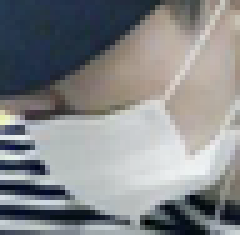
#> input picture data/crops/mask_weared_incorrect/maksssksksss112_0.png, 48 x 47 px (shown 5 times larger); its folder holds only this picture in this run; the run also reads 1 picture not shown here
$ jupyter execute --allow-errors EDA.ipynb   (older library calls are emulated)
#> lines starting #> are read from the running program, lines starting #| are printed output that depends on the picture
[cell 1]
from pathlib import Path
import xml.etree.ElementTree as ET

import cv2
import matplotlib.pyplot as plt
from PIL import Image
from collections import Counter
import numpy as np

[cell 2]
DATA_DIR = Path("data")  # Change if needed

IMAGE_DIR = DATA_DIR / "images"
ANNOTATION_DIR = DATA_DIR / "annotations"

[cell 3]
image_files = sorted(IMAGE_DIR.glob("*.png"))
xml_files = sorted(ANNOTATION_DIR.glob("*.xml"))

print(f"Number of images: {len(image_files)}")
print(f"Number of annotations: {len(xml_files)}")

[cell 4]
class_counter = Counter()

for xml_file in xml_files:
    tree = ET.parse(xml_file)
    root = tree.getroot()

    for obj in root.findall("object"):
        label = obj.find("name").text
        class_counter[label] += 1

print("Class distribution:")
for label, count in class_counter.items():
    print(f"{label}: {count}")

[cell 5]
widths = []
heights = []

for image_path in image_files:
    with Image.open(image_path) as img:
        w, h = img.size
        widths.append(w)
        heights.append(h)

#> (the rest of this cell did not finish here and is left out)

[cell 6]
num_faces = []

for xml_file in xml_files:
    tree = ET.parse(xml_file)
    root = tree.getroot()

    faces = len(root.findall("object"))
    num_faces.append(faces)

#> (the rest of this cell did not finish here and is left out)

[cell 7]
plt.figure(figsize=(12, 4))

#> (the rest of this cell did not finish here and is left out)

[cell 8]
CROPS_DIR = Path("data/crops")
crop_files = sorted(CROPS_DIR.glob("*/*.png"))

blur_scores = []
for path in crop_files:
    img = cv2.imread(str(path))
#> img is the input picture: shape (47, 48, 3); mean B, G, R 137.4, 135.5, 133.4
    gray = cv2.cvtColor(img, cv2.COLOR_BGR2GRAY)
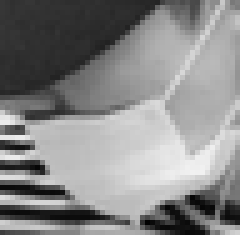
#> gray: shape (47, 48) (shown 5 times larger); min 1, max 241, mean 135.1
    blur_scores.append(cv2.Laplacian(gray, cv2.CV_64F).var())

plt.figure(figsize=(8, 4))
plt.hist(blur_scores, bins=50)
plt.xlabel("Laplacian variance (blur score)")
plt.ylabel("Number of crops")
plt.title("Blur score distribution across all crops")
plt.show()
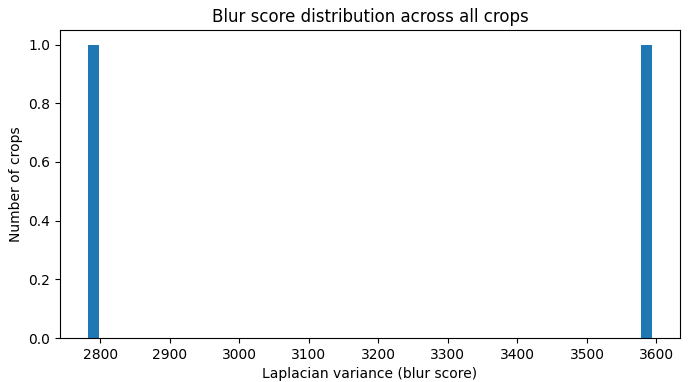
#> figure drawn by matplotlib, 1 panel

print(f"min={min(blur_scores):.1f}, median={np.median(blur_scores):.1f}, max={max(blur_scores):.1f}")
#| min=2782.6, median=3187.9, max=3593.3

[cell 9]
sorted_pairs = sorted(zip(blur_scores, crop_files))
#> sorted_pairs = 2 items
percentiles = [5, 25, 50, 75, 95]
sample_indices = [int(p / 100 * len(sorted_pairs)) for p in percentiles]
#> sample_indices = [0, 0, 1, 1, 1]

fig, axes = plt.subplots(1, len(sample_indices), figsize=(15, 3))
for ax, idx, p in zip(axes, sample_indices, percentiles):
    score, path = sorted_pairs[idx]
#> score = 2782.6
    img = cv2.cvtColor(cv2.imread(str(path)), cv2.COLOR_BGR2RGB)
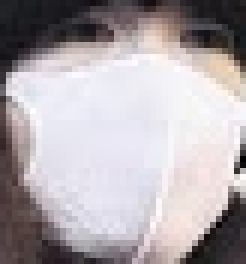
#> img: shape (44, 41, 3) (shown 6 times larger); mean R, G, B 174.4, 167.4, 171.3
    ax.imshow(img)
    ax.set_title(f"{p}th pct\nscore={score:.1f}", fontsize=9)
    ax.axis("off")
plt.tight_layout()
plt.show()
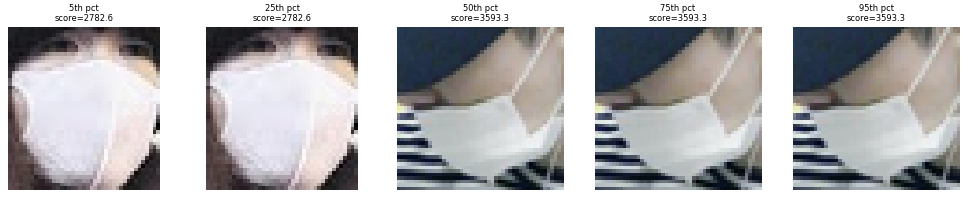
#> figure drawn by matplotlib, 5 panels

[cell 10]
crop_sizes = []
for path in crop_files:
    img = cv2.imread(str(path))
    h, w = img.shape[:2]
#> h = 47; w = 48
    crop_sizes.append(min(h, w))

plt.figure(figsize=(8, 4))
plt.hist(crop_sizes, bins=50)
plt.xlabel("Smaller crop dimension (px)")
plt.ylabel("Number of crops")
plt.title("Crop size distribution")
plt.show()
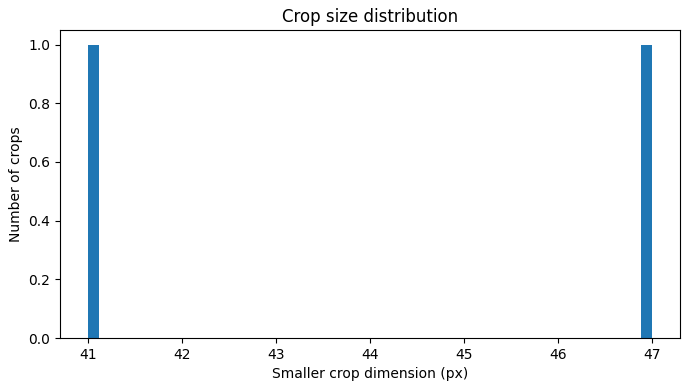
#> figure drawn by matplotlib, 1 panel

print(f"min={min(crop_sizes)}, median={np.median(crop_sizes)}, "
      f"% under 40px: {sum(s < 40 for s in crop_sizes) / len(crop_sizes) * 100:.1f}%")
#| min=41, median=44.0, % under 40px: 0.0%

[cell 11]
for t in [12, 15, 18, 20]:
    pct = sum(s < t for s in crop_sizes) / len(crop_sizes) * 100
    print(f"under {t}px: {pct:.1f}%")
